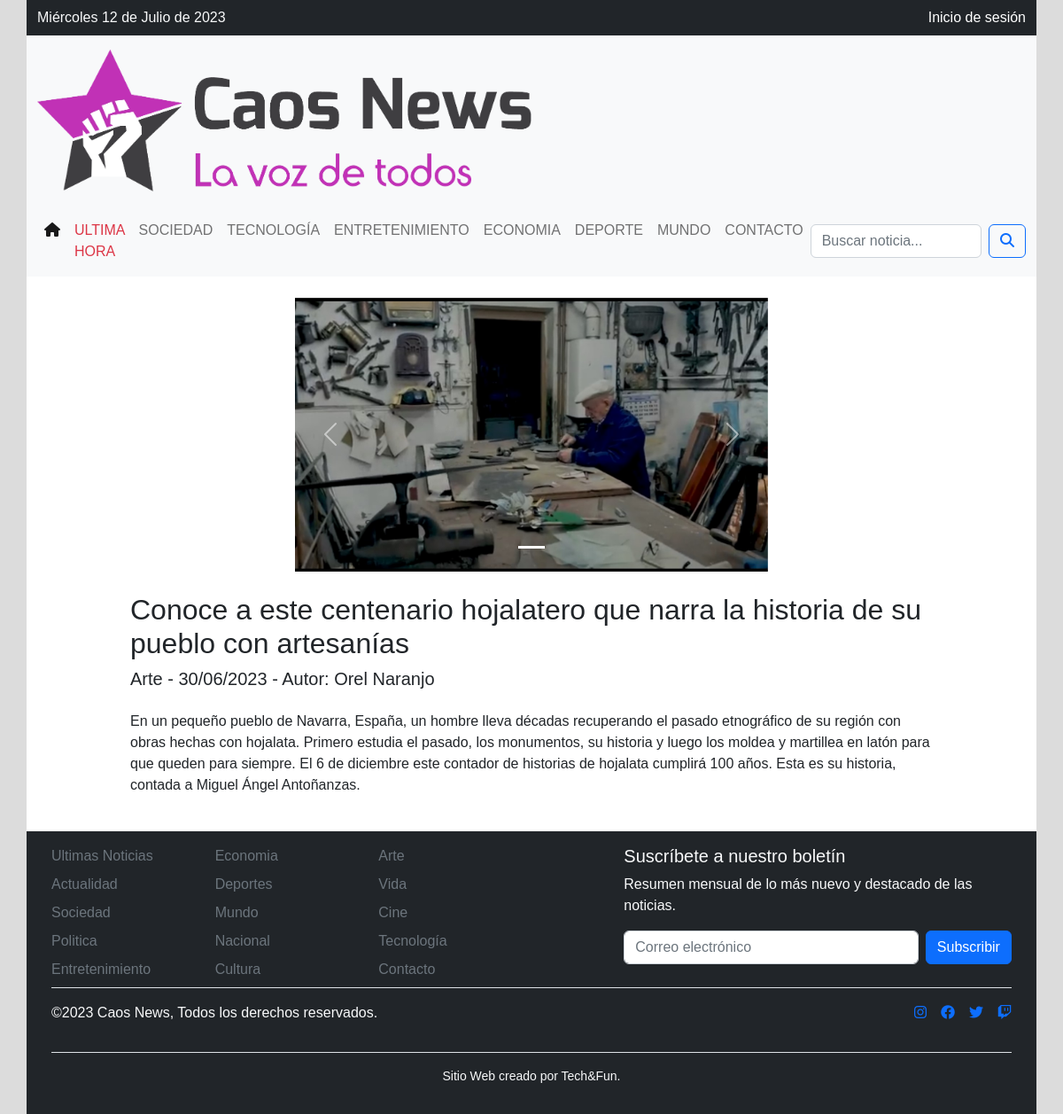
/noticia/23/, run on an earlier commit of the app's database.
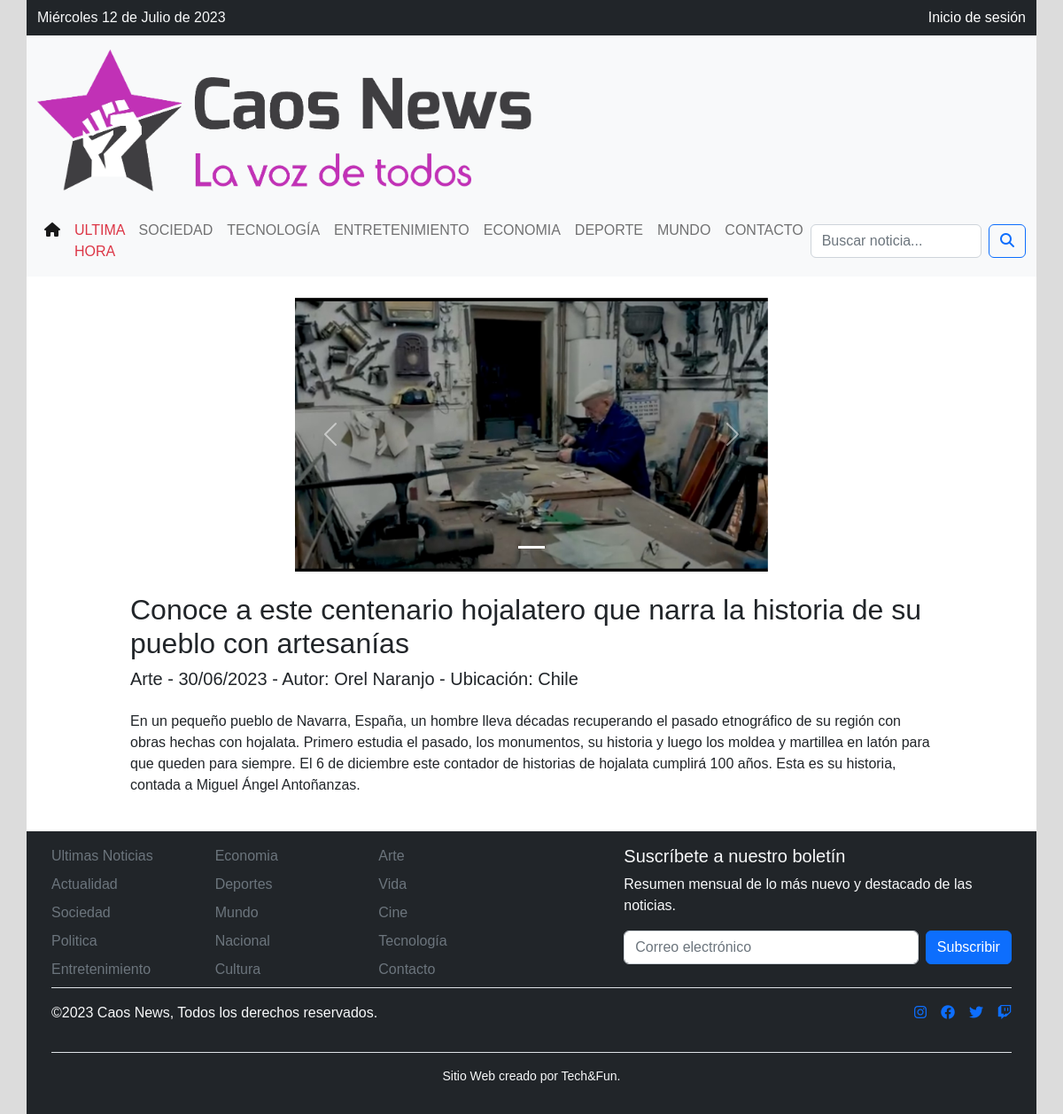
And on a later commit of the database.
### CaosNewsApp/models.py (models this page shows, shortened)
class Noticia(models.Model):
    id_noticia = models.AutoField(db_column='id_noticia', primary_key=True)
    titulo_noticia = models.CharField(max_length=100, blank=False, null=False)
    cuerpo_noticia = models.TextField(blank=False, null=False, default='')
    id_categoria = models.ForeignKey('Categoria', on_delete=models.PROTECT, db_column='id_categoria')
    id_pais = models.ForeignKey('Pais', on_delete=models.PROTECT, db_column='id_pais', null=True)
    activo = models.BooleanField(("Activo"), default=True)
    destacada = models.BooleanField(("Destacada"), default=False)
    fecha_creacion = models.DateTimeField(auto_now_add=True)
    fecha_modificacion = models.DateTimeField(auto_now=True)
    id_usuario = models.ForeignKey(settings.AUTH_USER_MODEL, on_delete=models.CASCADE, db_column='id_usuario')
    eliminado = models.BooleanField(("Borrado"), default=False)

class Categoria(models.Model):
    id_categoria = models.AutoField(db_column='id_categoria', primary_key=True)
    nombre_categoria = models.CharField(max_length=20, blank=False, null=False)

class Pais(models.Model):
    id_pais = models.AutoField(db_column='id_pais', primary_key=True)
    pais = models.CharField(max_length=20, blank=True, null=False)

### CaosNewsApp/views.py (the view)
# urls.py: path('noticia/<int:noticia_id>/', views.mostrar_noticia, name='noticia_detalle'),
def mostrar_noticia(request, noticia_id):
    noticia = get_object_or_404(Noticia, id_noticia=noticia_id)
    imagenes = noticia.imagenes.all()
    context = {
        'noticia': noticia,
        'imagenes': imagenes,
    }
    return render(request, 'detalle_noticia.html', context)

### CaosNewsApp/templates/detalle_noticia.html (shortened to what this page needs)
{% extends './index.html' %}
{% load static %}
{% block body %}
<div class="row">
  <div class="col-md-6 mx-auto">
    <div id="carouselExampleIndicators" class="carousel slide" data-bs-ride="true">
      <div class="carousel-indicators">
        {% for imagen in imagenes %}
        <button type="button" data-bs-target="#carouselExampleIndicators" data-bs-slide-to="{{ forloop.counter0 }}" {% if forloop.first %}class="active" aria-current="true"{% endif %} aria-label="Slide {{ forloop.counter }}"></button>
        {% endfor %}
      </div>
      <div class="carousel-inner">
        {% for imagen in imagenes %}
        <div class="carousel-item {% if forloop.first %}active{% endif %}">
          <img src="{{ imagen.imagen.url }}" class="d-block w-100" alt="Imagen {{ forloop.counter }}">
        </div>
        {% endfor %}
      </div>
      <button class="carousel-control-prev" type="button" data-bs-target="#carouselExampleIndicators" data-bs-slide="prev">
        <span class="carousel-control-prev-icon" aria-hidden="true"></span>
      </button>
      <button class="carousel-control-next" type="button" data-bs-target="#carouselExampleIndicators" data-bs-slide="next">
        <span class="carousel-control-next-icon" aria-hidden="true"></span>
      </button>
    </div>
  </div>
</div>
<div class="row mt-4">
  <div class="col-md-1"></div>
  <div class="col-md-10">
    <h2>{{ noticia.titulo_noticia }}</h2>
  </div>
  <div class="col-md-1"></div>
</div>
<div class="row">
  <div class="col-md-1"></div>
  <div class="col-md-10">
    <h5>{{ noticia.id_categoria.nombre_categoria }} - {{ noticia.fecha_creacion|date:"d/m/Y" }} - Autor: {{ noticia.id_usuario.first_name }} {{ noticia.id_usuario.last_name }}{% if noticia.id_pais %} - Ubicación: {{ noticia.id_pais.pais }}{% endif %}</h5>
  </div>
  <div class="col-md-1"></div>
</div>
<div class="row row-cols-1 row-cols-md-2 g-4 pt-3">
  <div class="col-md-1"></div>
  <div class="col-md-10 h-100">
    <p class="w-100">{{ noticia.cuerpo_noticia }}</p>
  </div>
  <div class="col-md-1"></div>
</div>
{% endblock %}

What changed in the data, as far as the page shows it:
changed Noticia "Arte": id_pais.pais (not shown) → "Chile"
Also different on the page:
text now shown: "- Ubicación:"
